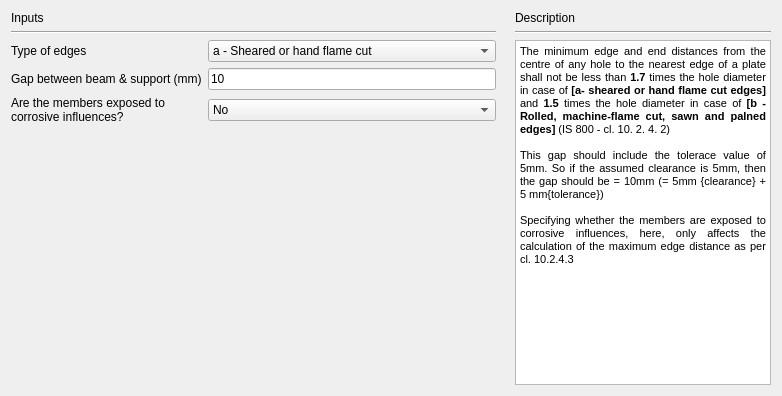
     <widget class="QWidget" name="tab_Detailing">
      <attribute name="title">
       <string>Detailing</string>
      </attribute>
      <layout class="QGridLayout" name="gridLayout_18">
       <item row="0" column="0">
        <layout class="QGridLayout" name="gridLayout_17">
         <item row="0" column="0">
          <layout class="QGridLayout" name="gridLayout_6">
           <item row="0" column="0">
            <widget class="QLabel" name="label_38">
             <property name="text">
              <string>Inputs</string>
             </property>
            </widget>
           </item>
           <item row="1" column="0">
            <widget class="Line" name="line_11">
             <property name="orientation">
              <enum>Qt::Horizontal</enum>
             </property>
            </widget>
           </item>
          </layout>
         </item>
         <item row="1" column="0">
          <layout class="QGridLayout" name="gridLayout_4">
           <item row="0" column="0">
            <widget class="QLabel" name="label_39">
             <property name="text">
              <string>Type of edges</string>
             </property>
            </widget>
           </item>
           <item row="0" column="1">
            <widget class="QComboBox" name="combo_detailingEdgeType">
             <item>
              <property name="text">
               <string>a - Sheared or hand flame cut</string>
              </property>
             </item>
             <item>
              <property name="text">
               <string>b - Rolled, machine-flame cut, sawn and planed</string>
              </property>
             </item>
            </widget>
           </item>
           <item row="1" column="0">
            <widget class="QLabel" name="label_29">
             <property name="text">
              <string>Gap between beam &amp; support (mm)</string>
             </property>
            </widget>
           </item>
           <item row="1" column="1">
            <widget class="QLineEdit" name="txt_detailingGap">
             <property name="text">
              <string>10</string>
             </property>
             <property name="alignment">
              <set>Qt::AlignLeading|Qt::AlignLeft|Qt::AlignVCenter</set>
             </property>
            </widget>
           </item>
           <item row="2" column="0">
            <widget class="QLabel" name="label_40">
             <property name="text">
              <string>Are the members exposed to
corrosive influences?</string>
             </property>
            </widget>
           </item>
           <item row="2" column="1">
            <widget class="QComboBox" name="combo_detailing_memebers">
             <item>
              <property name="text">
               <string>No</string>
              </property>
             </item>
             <item>
              <property name="text">
               <string>Yes</string>
              </property>
             </item>
            </widget>
           </item>
          </layout>
         </item>
        </layout>
       </item>
       <item row="0" column="1">
        <spacer name="horizontalSpacer_12">
         <property name="orientation">
          <enum>Qt::Horizontal</enum>
         </property>
         <property name="sizeHint" stdset="0">
          <size>
           <width>13</width>
           <height>20</height>
          </size>
         </property>
        </spacer>
       </item>
       <item row="0" column="2" rowspan="2">
        <layout class="QGridLayout" name="gridLayout_10">
         <item row="1" column="0">
          <widget class="Line" name="line_6">
           <property name="orientation">
            <enum>Qt::Horizontal</enum>
           </property>
          </widget>
         </item>
         <item row="0" column="0">
          <widget class="QLabel" name="label_18">
           <property name="text">
            <string>Description</string>
           </property>
          </widget>
         </item>
         <item row="2" column="0">
          <widget class="QTextBrowser" name="textBrowser_detailingDescription">
           <property name="minimumSize">
            <size>
             <width>210</width>
             <height>0</height>
            </size>
           </property>
           <property name="html">
            <string>&lt;!DOCTYPE HTML PUBLIC &quot;-//W3C//DTD HTML 4.0//EN&quot; &quot;http://www.w3.org/TR/REC-html40/strict.dtd&quot;&gt;
&lt;html&gt;&lt;head&gt;&lt;meta name=&quot;qrichtext&quot; content=&quot;1&quot; /&gt;&lt;style type=&quot;text/css&quot;&gt;
p, li { white-space: pre-wrap; }
&lt;/style&gt;&lt;/head&gt;&lt;body style=&quot; font-family:'Arial'; font-size:7.8pt; font-weight:400; font-style:normal;&quot;&gt;
&lt;p align=&quot;justify&quot; style=&quot; margin-top:0px; margin-bottom:0px; margin-left:0px; margin-right:0px; -qt-block-indent:0; text-indent:0px;&quot;&gt;&lt;span style=&quot; font-family:'MS Shell Dlg 2'; font-size:8pt;&quot;&gt;The minimum edge and end distances from the centre of any hole to the nearest edge of a plate shall not be less than &lt;/span&gt;&lt;span style=&quot; font-family:'MS Shell Dlg 2'; font-size:8pt; font-weight:600;&quot;&gt;1.7&lt;/span&gt;&lt;span style=&quot; font-family:'MS Shell Dlg 2'; font-size:8pt;&quot;&gt; times the hole diameter in case of &lt;/span&gt;&lt;span style=&quot; font-family:'MS Shell Dlg 2'; font-size:8pt; font-weight:600;&quot;&gt;[a- sheared or hand flame cut edges] &lt;/span&gt;&lt;span style=&quot; font-family:'MS Shell Dlg 2'; font-size:8pt;&quot;&gt;and &lt;/span&gt;&lt;span style=&quot; font-family:'MS Shell Dlg 2'; font-size:8pt; font-weight:600;&quot;&gt;1.5 &lt;/span&gt;&lt;span style=&quot; font-family:'MS Shell Dlg 2'; font-size:8pt;&quot;&gt;times the hole diameter in case of &lt;/span&gt;&lt;span style=&quot; font-family:'MS Shell Dlg 2'; font-size:8pt; font-weight:600;&quot;&gt;[b - Rolled, machine-flame cut, sawn and palned edges]&lt;/span&gt;&lt;span style=&quot; font-family:'MS Shell Dlg 2'; font-size:8pt;&quot;&gt; (IS 800 - cl. 10. 2. 4. 2)&lt;/span&gt;&lt;/p&gt;
&lt;p align=&quot;justify&quot; style=&quot;-qt-paragraph-type:empty; margin-top:0px; margin-bottom:0px; margin-left:0px; margin-right:0px; -qt-block-indent:0; text-indent:0px; font-family:'Calibri'; font-size:8pt; vertical-align:middle;&quot;&gt;&lt;br /&gt;&lt;/p&gt;
&lt;p align=&quot;justify&quot; style=&quot; margin-top:0px; margin-bottom:0px; margin-left:0px; margin-right:0px; -qt-block-indent:0; text-indent:0px;&quot;&gt;&lt;span style=&quot; font-family:'MS Shell Dlg 2'; font-size:8pt;&quot;&gt;This gap should include the tolerace value of 5mm. So if the assumed clearance is 5mm, then the gap should be = 10mm (= 5mm {clearance} + 5 mm{tolerance})&lt;/span&gt;&lt;/p&gt;
&lt;p align=&quot;justify&quot; style=&quot;-qt-paragraph-type:empty; margin-top:0px; margin-bottom:0px; margin-left:0px; margin-right:0px; -qt-block-indent:0; text-indent:0px; font-family:'Calibri'; font-size:8pt;&quot;&gt;&lt;br /&gt;&lt;/p&gt;
&lt;p align=&quot;justify&quot; style=&quot; margin-top:0px; margin-bottom:0px; margin-left:0px; margin-right:0px; -qt-block-indent:0; text-indent:0px;&quot;&gt;&lt;span style=&quot; font-family:'MS Shell Dlg 2'; font-size:8pt;&quot;&gt;Specifying whether the members are exposed to corrosive influences, here, only affects the calculation of the maximum edge distance as per cl. 10.2.4.3&lt;/span&gt;&lt;/p&gt;
&lt;p align=&quot;justify&quot; style=&quot;-qt-paragraph-type:empty; margin-top:0px; margin-bottom:0px; margin-left:0px; margin-right:0px; -qt-block-indent:0; text-indent:0px; font-family:'MS Shell Dlg 2'; font-size:8pt;&quot;&gt;&lt;br /&gt;&lt;/p&gt;&lt;/body&gt;&lt;/html&gt;</string>
           </property>
          </widget>
         </item>
        </layout>
       </item>
       <item row="1" column="0">
        <spacer name="verticalSpacer_3">
         <property name="orientation">
          <enum>Qt::Vertical</enum>
         </property>
         <property name="sizeHint" stdset="0">
          <size>
           <width>20</width>
           <height>255</height>
          </size>
         </property>
        </spacer>
       </item>
      </layout>
     </widget>
